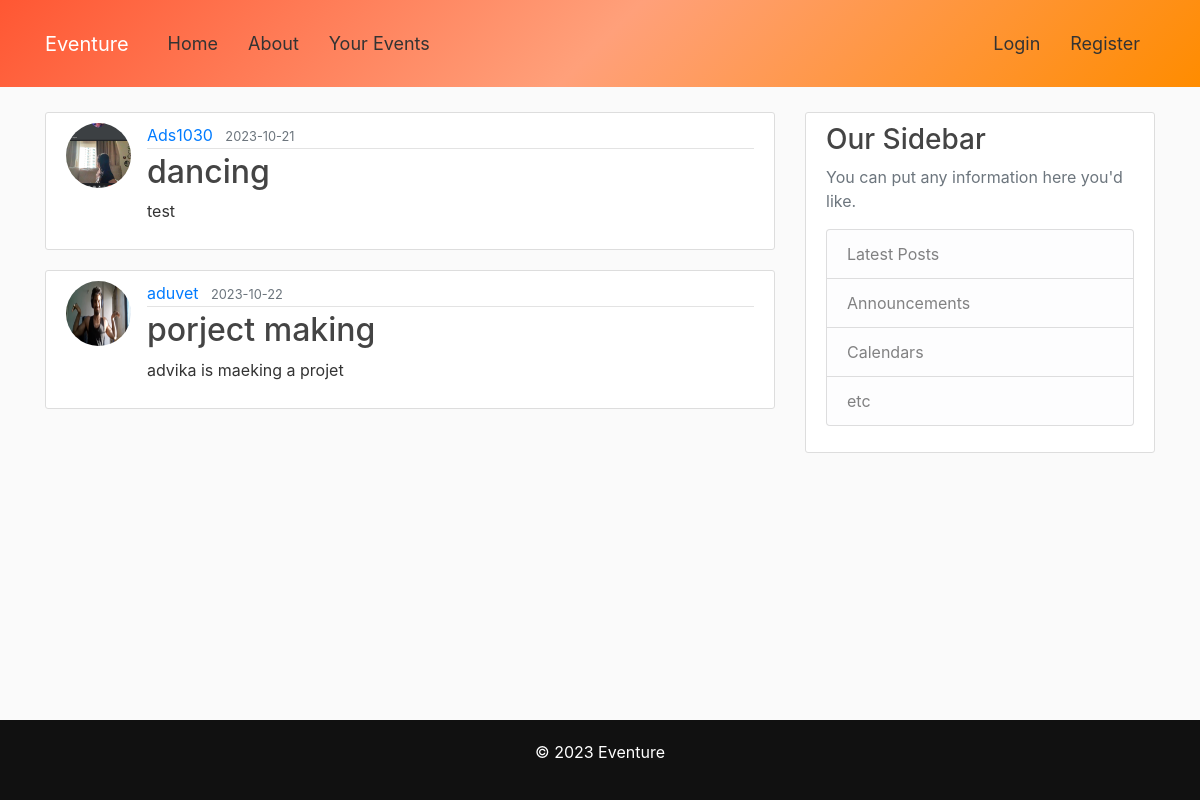
Page /home on the earlier database version.
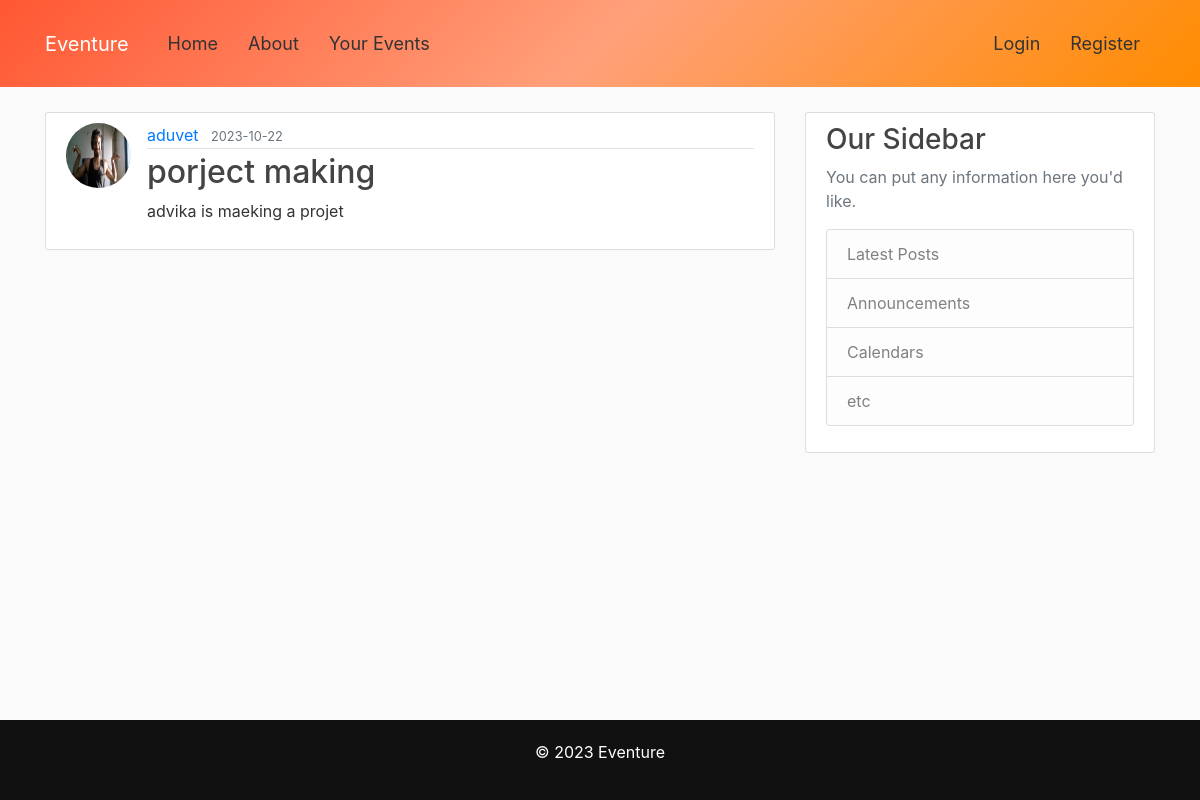
Same page on the later database version.
### flaskBlog/models.py (models this page shows, shortened)
class Post(db.Model):
    id = db.Column(db.Integer, primary_key=True)
    title = db.Column(db.String(100), nullable=False)
    date_posted = db.Column(db.DateTime, nullable=False, default=datetime.utcnow)
    content = db.Column(db.Text, nullable=False)
    user_id = db.Column(db.Integer, db.ForeignKey('user.id'), nullable=False)
    rsvps = db.relationship('RSVP', backref='post', lazy=True, cascade='all, delete-orphan')

class User(db.Model, UserMixin):
    id = db.Column(db.Integer, primary_key = True)
    username = db.Column(db.String(20), unique=True, nullable = False)
    email = db.Column(db.String(120), unique=True, nullable = False)
    image_file = db.Column(db.String(20), nullable = False, default='default.jpg')
    password = db.Column(db.String(60), nullable = False)
    posts = db.relationship('Post',backref='author',lazy=True)

### flaskBlog/routes.py (the view)
@app.route("/")
@app.route("/home")
def home():
    posts = Post.query.all()
    return render_template('home.html', posts = posts)

### flaskBlog/templates/home.html
{% extends "layout.html" %}
{% block content %}
    {% for post in posts %}
    <article class="media content-section">
      <img class="rounded-circle article-img" src="{{url_for('static', filename = 'profile_pics/' + post.author.image_file ) }} " alt="">
        <div class="media-body">
          <div class="article-metadata">
            <a class="mr-2" href="#">{{ post.author.username }}</a>
            <small class="text-muted">{{ post.date_posted.strftime('%Y-%m-%d') }}</small>
          </div>
          <h2><a class="article-title" href=" {{ url_for('post', post_id = post.id) }} ">{{ post.title }}</a></h2>
          <p class="article-content">{{ post.content }}</p>
        </div>
      </article>
    {% endfor %}
{% endblock content%}

Differences in the rows shown:
removed Post: image_file (picture), author.username "Ads1030", date_posted "2023-10-21", title "dancing", content "test"
